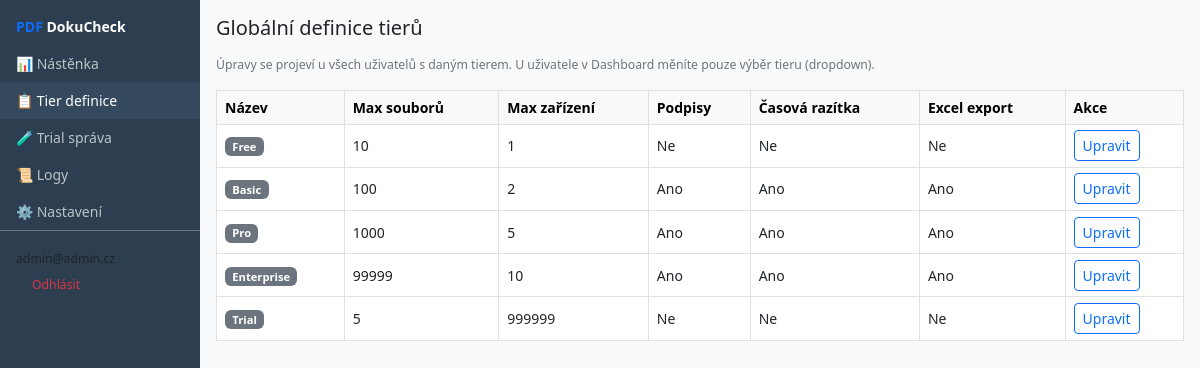
The app's page /admin/tiers with its own data.
### tables this page shows
CREATE TABLE license_tiers (
            id INTEGER PRIMARY KEY AUTOINCREMENT,
            name TEXT UNIQUE NOT NULL,
            max_files_limit INTEGER NOT NULL DEFAULT 10,
            allow_signatures BOOLEAN DEFAULT 0,
            allow_timestamp BOOLEAN DEFAULT 0,
            allow_excel_export BOOLEAN DEFAULT 0,
            max_devices INTEGER NOT NULL DEFAULT 1
        );

### admin_routes.py (the view)
@admin_bp.route('/admin/tiers')
@admin_required
def tiers():
    db = get_db()
    tiers_list = db.get_all_license_tiers()
    return render_template('admin_tiers.html', tiers_list=tiers_list or [], user=session.get('admin_user'))

### admin_routes.py (called while the page is built)
def get_db():
    return Database()

def admin_required(f):
    @wraps(f)
    def decorated_function(*args, **kwargs):
        if 'admin_user' not in session:
            session['admin_user'] = {
                'id': 0,
                'email': 'admin@admin.cz',
                'role': 'ADMIN',
                'display_name': 'Admin (bez přihlášení)',
            }
        return f(*args, **kwargs)
    return decorated_function

### database.py (called while the page is built)
    def get_connection(self):
        conn = sqlite3.connect(self.db_path)
        conn.row_factory = sqlite3.Row  # Vrací dict místo tuple
        return conn

    def get_all_license_tiers(self) -> list:
        conn = self.get_connection()
        cursor = conn.cursor()
        cursor.execute('SELECT * FROM license_tiers ORDER BY id')
        rows = [dict(row) for row in cursor.fetchall()]
        conn.close()
        return rows

### pdf_check_web_main.py (called while the page is built)
@app.context_processor
def inject_web_build():
    return {'web_build': WEB_BUILD}

### templates/admin_tiers.html (shortened to what this page needs)
<!DOCTYPE html>
<html lang="cs">
<head>
    <link href="https://cdn.jsdelivr.net/npm/bootstrap@5.2.3/dist/css/bootstrap.min.css" rel="stylesheet">
</head>
<body class="d-flex">
    <aside class="sidebar">
        <div class="px-3 pb-2 text-white fw-bold"><span class="text-primary">PDF</span> DokuCheck</div>
        <a href="{{ url_for('admin.dashboard') }}">📊 Nástěnka</a>
        <a href="{{ url_for('admin.tiers') }}" class="active">📋 Tier definice</a>
        <a href="{{ url_for('admin.trial') }}">🧪 Trial správa</a>
        <a href="{{ url_for('admin.logs') }}">📜 Logy</a>
        <a href="{{ url_for('admin.settings') }}">⚙️ Nastavení</a>
        <div class="mt-auto px-3 pt-3 border-top border-secondary"><small>{{ user.email }}</small><br><a href="{{ url_for('admin.logout') }}" class="text-danger small">Odhlásit</a></div>
    </aside>
    <main class="main">
        <h1 class="h5 mb-3">Globální definice tierů</h1>
        <p class="text-muted small mb-3">Úpravy se projeví u všech uživatelů s daným tierem. U uživatele v Dashboard měníte pouze výběr tieru (dropdown).</p>
        <div class="table-responsive">
            <table class="table table-sm table-bordered bg-white">
                <thead class="table-light">
                    <tr>
                        <th>Název</th>
                        <th>Max souborů</th>
                        <th>Max zařízení</th>
                        <th>Podpisy</th>
                        <th>Časová razítka</th>
                        <th>Excel export</th>
                        <th>Akce</th>
                    </tr>
                </thead>
                <tbody>
                    {% for t in tiers_list %}
                    <tr data-tier-id="{{ t.id }}" data-name="{{ t.name|e }}" data-max-files="{{ t.max_files_limit }}" data-max-devices="{{ t.max_devices }}" data-allow-sig="{{ 1 if t.allow_signatures else 0 }}" data-allow-ts="{{ 1 if t.allow_timestamp else 0 }}" data-allow-excel="{{ 1 if t.allow_excel_export else 0 }}">
                        <td><span class="badge badge-tier bg-secondary">{{ t.name }}</span></td>
                        <td>{{ t.max_files_limit }}</td>
                        <td>{{ t.max_devices }}</td>
                        <td>{{ 'Ano' if t.allow_signatures else 'Ne' }}</td>
                        <td>{{ 'Ano' if t.allow_timestamp else 'Ne' }}</td>
                        <td>{{ 'Ano' if t.allow_excel_export else 'Ne' }}</td>
                        <td><button type="button" class="btn btn-sm btn-outline-primary btn-edit-tier">Upravit</button></td>
                    </tr>
                    {% else %}
                    <tr><td colspan="7" class="text-center text-muted">Spusťte migraci: <code>python migrate_tiers.py</code></td></tr>
                    {% endfor %}
                </tbody>
            </table>
        </div>
    </main>
</body>
</html>

### templates/admin_tiers.html (style rules this page uses)
body { font-size: 0.875rem; background: #f8f9fa; }
.sidebar { width: 200px; background: #2C3E50; min-height: 100vh; padding: 1rem 0; }
.sidebar a { color: #bdc3c7; padding: 0.5rem 1rem; display: block; text-decoration: none; }
.sidebar a:hover, .sidebar a.active { background: #34495e; color: #fff; }
.main { flex: 1; padding: 1rem; }
table.table-sm td, table.table-sm th { padding: 0.35rem 0.5rem; vertical-align: middle; }
.badge-tier { font-size: 0.7rem; }

### records on screen
license_tiers: name "Free", max_files_limit "10", max_devices "1", allow_signatures "Ne", allow_timestamp "Ne", allow_excel_export "Ne"
license_tiers: name "Basic", max_files_limit "100", max_devices "2", allow_signatures "Ano", allow_timestamp "Ano", allow_excel_export "Ano"
license_tiers: name "Pro", max_files_limit "1000", max_devices "5", allow_signatures "Ano", allow_timestamp "Ano", allow_excel_export "Ano"
license_tiers: name "Enterprise", max_files_limit "99999", max_devices "10", allow_signatures "Ano", allow_timestamp "Ano", allow_excel_export "Ano"
license_tiers: name "Trial", max_files_limit "5", max_devices "999999", allow_signatures "Ne", allow_timestamp "Ne", allow_excel_export "Ne"

### other values on screen
{{ user.email }} "admin@admin.cz"
